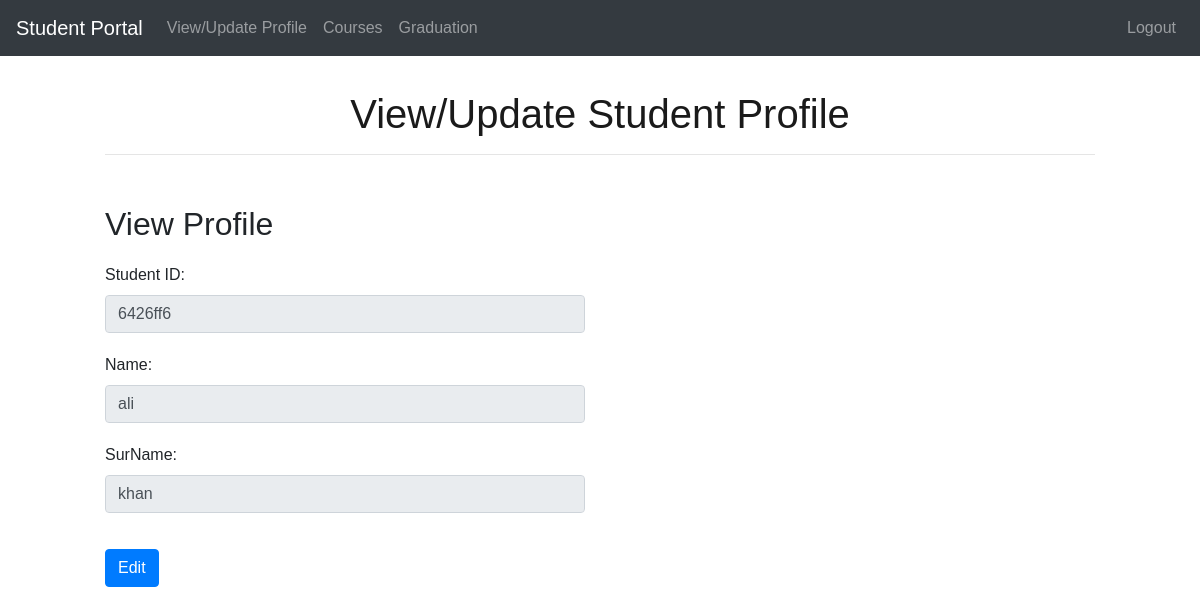
The app's page /Student_Portal/student_profile.php?student_id=6426ff6 with its own data.
### tables this page shows
CREATE TABLE `students` (
  `student_id` varchar(7) NOT NULL,
  `name` varchar(200) NOT NULL,
  `surname` varchar(200) DEFAULT NULL,
  `reg_no` varchar(200) NOT NULL,
  `password` varchar(200) NOT NULL
);

### Student_Portal/student_profile.php (the view, shortened to what this page needs)
<!DOCTYPE html>
<html lang="en">
<head>
    <link rel="stylesheet" href="https://maxcdn.bootstrapcdn.com/bootstrap/4.5.2/css/bootstrap.min.css">
</head>
<body>
<?php
$conn = mysqli_connect('localhost', 'root', '', 'student_portal');
$student_id = $_GET['student_id'];
$sql = "SELECT * FROM students WHERE student_id = '$student_id'";
$result = mysqli_query($conn, $sql);
if (mysqli_num_rows($result) > 0) {
    while ($row = mysqli_fetch_assoc($result)) {
		$student_id = $row['student_id'];
        $name = $row['name'];
        $surname = $row['surname'];
    }
} else {
    echo 'No records found';
}
?>
    <nav class="navbar navbar-expand-lg navbar-dark bg-dark fixed-top">
        <a class="navbar-brand" href="dashboard.php?std_id=<?php echo $_GET['student_id']; ?>">Student Portal</a>
        <div class="collapse navbar-collapse" id="navbarNav">
            <ul class="navbar-nav">
                <li class="nav-item">
                    <a class="nav-link" href="student_profile.php?student_id=<?php echo $_GET['student_id']; ?>">View/Update Profile</a>
                </li>
                <li class="nav-item">
                    <a class="nav-link" href="dashboard.php?std_id=<?php echo $_GET['student_id']; ?>">Courses</a>
                </li>
                <li class="nav-item">
                    <a class="nav-link" href="graduation.php?std_id=<?php echo $_GET['student_id']; ?>">Graduation</a>
                </li>
            </ul>
            <ul class="navbar-nav ml-auto">
            <li class="nav-item">
                    <a class="nav-link" href="index.php">Logout</a>
                </li>
            </ul>
        </div>
    </nav>
    <div class="container">
	<h1>View/Update Student Profile</h1>
		<hr>
		<div class="row">
			<div class="col-md-6">
				<h2>View Profile</h2>
				<form method="post" action="<?php echo htmlspecialchars($_SERVER["PHP_SELF"]."?student_id=$student_id"); ?>">
					<div class="form-group">
						<label for="id">Student ID:</label>
						<input type="text" class="form-control" id="id" name="id" value="<?php echo $student_id; ?>" readonly>
					</div>
					<div class="form-group">
						<label for="name">Name:</label>
						<input type="text" class="form-control" id="name" name="name" value="<?php echo $name; ?>" readonly>
					</div>
                    <div class="form-group">
						<label for="surname">SurName:</label>
						<input type="text" class="form-control" id="surname" name="surname" value="<?php echo $surname; ?>" readonly>
					</div>
					<button type="button" class="btn btn-primary" id="edit-profile-btn">Edit</button>
				</form>
			</div>
		</div>
	</div>
</body>
</html>

### Student_Portal/student_profile.php (style rules this page uses)
h1 { text-align: center; margin-top: 50px; }
hr { margin-bottom: 50px; }
.form-group { margin-top: 20px; }
.btn-primary { margin-top: 20px; }
body { font-family: Arial, sans-serif; margin: 90px; }
h1 { color: #1a1a1a; text-align: center; }

### records on screen
students: id "6426ff6", name "ali", surname "khan"
